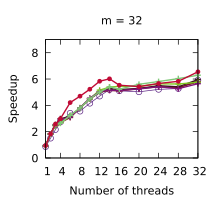

This chart was generated by the following gnuplot code:
set title "m = 32"
set terminal pdf size 2.2,2.0
set output "./results/LUD_n___512,_m___32.pdf"
set key off
set xrange [1:32]
set xtics (1, 4, 8, 12, 16, 20, 24, 28, 32)
set xlabel "Number of threads"
set yrange [0:9]
set ytics (0, 2, 4, 6, 8)
set ylabel "Speedup"
plot './results/LUD_n___512,_m___32.dat' using 1:2 title "Work stealing" pointsize 0.7 lw 1 pt 6 linecolor rgb "#5B2182" with linespoints, \
  './results/LUD_n___512,_m___32.dat' using 1:3 title "Multi-atomics 64 1 1" pointsize 0.7 lw 2 pt 1 linecolor rgb "#80141E" with linespoints, \
  './results/LUD_n___512,_m___32.dat' using 1:4 title "Multi-atomics 32 1 1" pointsize 0.7 lw 2 pt 1 linecolor rgb "#40141E" with linespoints, \
  './results/LUD_n___512,_m___32.dat' using 1:5 title "Multi-atomics 64 10 1" pointsize 0.7 lw 2 pt 1 linecolor rgb "#80C81E" with linespoints, \
  './results/LUD_n___512,_m___32.dat' using 1:6 title "Multi-atomics 64 1 4" pointsize 0.7 lw 2 pt 1 linecolor rgb "#801478" with linespoints, \
  './results/LUD_n___512,_m___32.dat' using 1:7 title "Multi-atomics 64 10 4" pointsize 0.7 lw 2 pt 1 linecolor rgb "#80C878" with linespoints, \
  './results/LUD_n___512,_m___32.dat' using 1:8 title "Work assisting" pointsize 0.4 lw 2 pt 7 linecolor rgb "#C00A35" with linespoints
